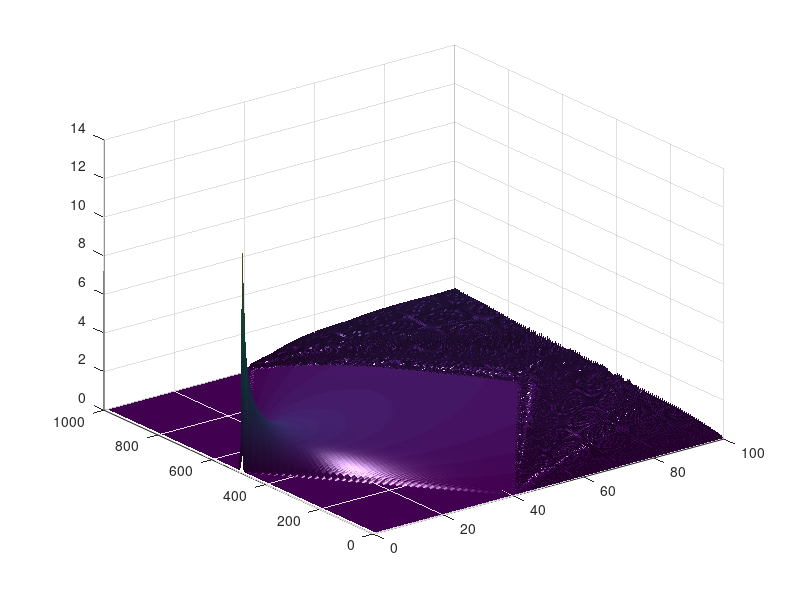

This figure's MATLAB source: (Note: this script raises an error after producing the figure.)
A=importdata('out1.txt');

B=reshape(A,1000,100);

surf(B,'FaceColor','interp','EdgeColor','none')
 camlight left; lighting phong
 axis tight
 %axis([1 500 1 500 -1 1])
 %caxis([-0.7 0.7])
 
 
 
 colorbar('location','south')
 view(2)